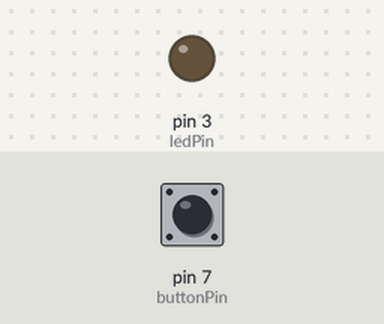
A sketch run on a simulated Arduino Uno, built with avr-gcc and run on an emulated ATmega328P. On the bench: output pins drawn as LEDs (lit = HIGH). The inputs (shaded band) are chosen by the test bench; at power-on: pin 7 (buttonPin) HIGH.

Above: at 1.2 s.
1.3 s: pin 7 (buttonPin) pulled LOW for 0.15 s
At 1.9 s:
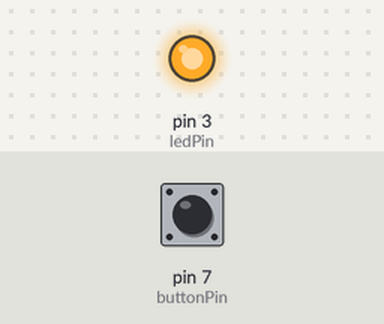
2.9 s: pin 7 (buttonPin) pulled LOW for 1 s
At 3.2 s:
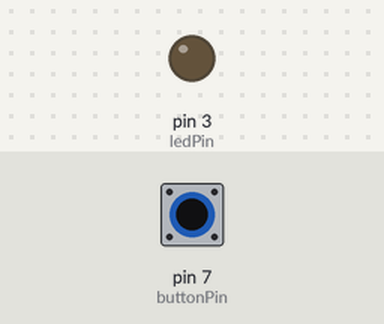
5.4 s: pin 7 (buttonPin) pulled LOW for 3.2 s
At 6.3 s:
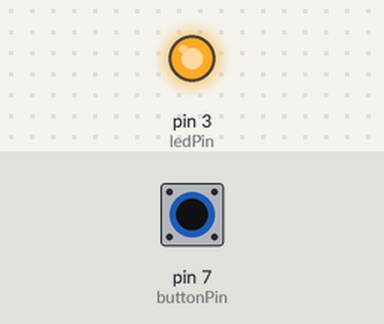
Timing chart, 0 to 8.4 s (numbered marks = the images above; inputs shaded):
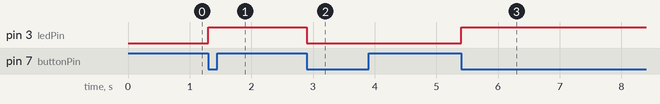

Measured:
- after the input at 1.3 s, pin 3 (ledPin): LOW → HIGH at once
- after the input at 2.9 s, pin 3 (ledPin): HIGH → LOW at once
- after the input at 5.4 s, pin 3 (ledPin): LOW → HIGH at once

The sketch:

ledLightStayON-OFF.ino
```cpp
const int ledPin = 3;
const int buttonPin = 7;
int buttonState = 0;
int lastButtonState = 0;


void setup(){
  pinMode(ledPin, OUTPUT);
  pinMode(buttonPin, INPUT_PULLUP);
}

void loop(){
  static unsigned long timer = 0;
  unsigned long interval = 50;


if(millis() - timer >= interval){
  timer = millis();

  buttonState = digitalRead(buttonPin);


  if(buttonState != lastButtonState){
    if(buttonState == LOW){
      digitalWrite(ledPin, !digitalRead(ledPin));
    }
}


lastButtonState = buttonState;
}


};
```
